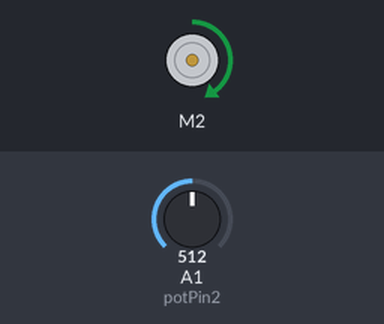
A sketch run on a simulated Arduino Uno, built with avr-gcc and run on an emulated ATmega328P. Shown: DC motor (green arrow = forward, orange = backward, longer = faster). The inputs (shaded band) are chosen by the test bench; at power-on: A1 (potPin2) = 512.

Above: at 1.2 s.
1.3 s: A1 (potPin2) set to 579
2.8 s: A1 (potPin2) set to 599
At 3.9 s:
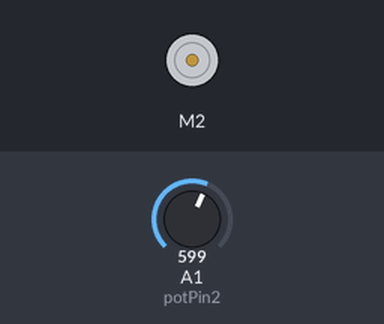
5.8 s: A1 (potPin2) set to 580
7.3 s: A1 (potPin2) set to 600
At 8.5 s:
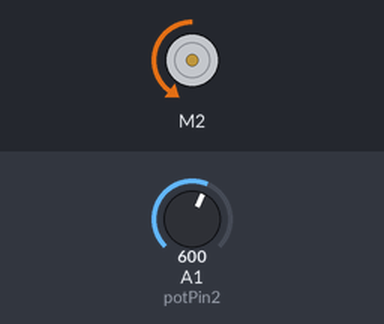
Timing chart, 0 to 9.8 s (numbered marks = the images above; inputs shaded):
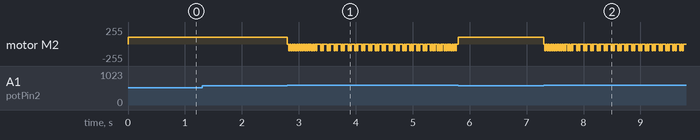

Measured:
- the behaviour switches between 589 and 590 on A1 (potPin2) (found by bisection; images 0 and 1)
- after the input at 1.3 s, every drawn part: stays the same
- after the input at 2.8 s, motor M2: alternates backward 100/255 for 0.02 s and stopped for 0.02 s, starting at once
- after the input at 7.3 s, motor M2: alternates backward 100/255 for 0.02 s and stopped for 0.02 s, starting at once

The sketch:

loop_tests_for_arm.ino
```cpp
#include <AFMotor.h>

AF_DCMotor motor2(2);

int potPin2 = 1;
int val2 = 0;

void setup()
{
  Serial.begin(9600);
  motor2.setSpeed(100);
  motor2.run(RELEASE);
}

void loop()
{
  //do while loop test
  /*
  val2 = analogRead(potPin2);
  do
  {
    val2 = analogRead(potPin2);
    motor2.run(BACKWARD); //down
    val2 = analogRead(potPin2);
  } while (val2 > 350);   //305
  motor2.run(FORWARD);
  motor2.run(RELEASE);
  */

  //while loop test
  /*
  val2 = analogRead(potPin2);
  while(val2 > 400)       //305
  {
    motor2.run(BACKWARD);  //down
    val2 = analogRead(potPin2);
  }
  motor2.run(FORWARD);
  motor2.run(RELEASE);
  */


  val2 = analogRead(potPin2);
  do
  {
    val2 = analogRead(potPin2);
    motor2.run(FORWARD); //up
    val2 = analogRead(potPin2);
  } while (val2 < 590);   //609
  motor2.run(BACKWARD);
  motor2.run(RELEASE);

}
```
